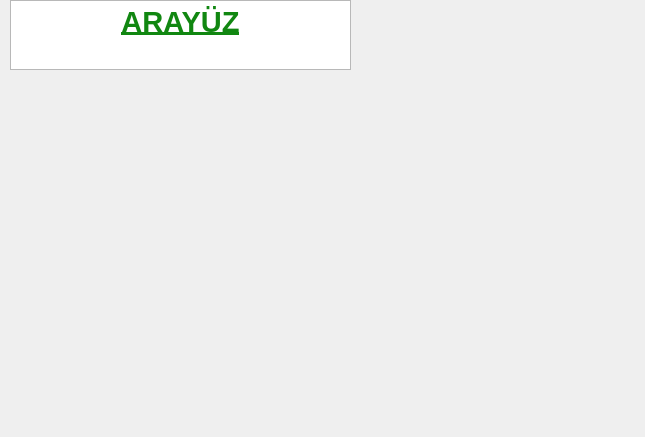
<?xml version="1.0" encoding="UTF-8"?>
<ui version="4.0">
 <class>Arayuz</class>
 <widget class="QWidget" name="Arayuz">
  <property name="geometry">
   <rect>
    <x>0</x>
    <y>0</y>
    <width>645</width>
    <height>437</height>
   </rect>
  </property>
  <property name="windowTitle">
   <string>Form</string>
  </property>
  <widget class="QTextEdit" name="textEdit">
   <property name="geometry">
    <rect>
     <x>10</x>
     <y>0</y>
     <width>341</width>
     <height>70</height>
    </rect>
   </property>
   <property name="html">
    <string>&lt;!DOCTYPE HTML PUBLIC &quot;-//W3C//DTD HTML 4.0//EN&quot; &quot;http://www.w3.org/TR/REC-html40/strict.dtd&quot;&gt;
&lt;html&gt;&lt;head&gt;&lt;meta name=&quot;qrichtext&quot; content=&quot;1&quot; /&gt;&lt;meta charset=&quot;utf-8&quot; /&gt;&lt;style type=&quot;text/css&quot;&gt;
p, li { white-space: pre-wrap; }
&lt;/style&gt;&lt;/head&gt;&lt;body style=&quot; font-family:'Sans Serif'; font-size:9pt; font-weight:400; font-style:normal;&quot;&gt;
&lt;p align=&quot;center&quot; style=&quot; margin-top:0px; margin-bottom:0px; margin-left:0px; margin-right:0px; -qt-block-indent:0; text-indent:0px;&quot;&gt;&lt;span style=&quot; font-size:22pt; font-weight:700; text-decoration: underline; color:#118711;&quot;&gt;ARAYÜZ&lt;/span&gt;&lt;/p&gt;&lt;/body&gt;&lt;/html&gt;</string>
   </property>
  </widget>
 </widget>
 <resources/>
 <connections/>
</ui>
